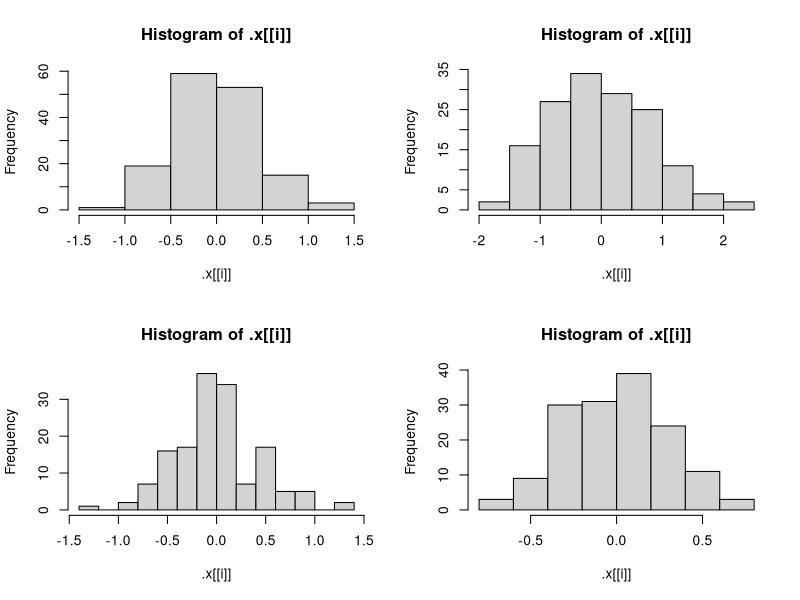

This figure's R source:
## ---- chunk 1
library(purrr)
## ---- chunk 2
lm_fit1 <- lm(Sepal.Length ~ Sepal.Width + Species, data = iris)
## ---- chunk 3
lm_fit1$coefficients
## ---- chunk 4
coef(lm_fit1) 
## ---- chunk 5
lm_fit1 |>
  pluck(coefficients)
## ---- chunk 6
lm_fit2 <- lm(Sepal.Length ~ Sepal.Width, data = iris)
lm_fit3 <- lm(Sepal.Length ~ Petal.Width + Sepal.Width + Species, data = iris)
lm_fit4 <- lm(Sepal.Length ~ Petal.Width + Petal.Length + Sepal.Width + Species,
              data = iris)
fits <- list(lm_fit1, lm_fit2, lm_fit3, lm_fit4)
## ---- chunk 7
map(fits, 
    \(x) pluck(x, "coefficients"))
## ---- chunk 8
map(fits, confint)
## ---- chunk 9
par(mfrow = c(2, 2))  #set up plotting window
fits |>
  map(\(x) pluck(x, "residuals")) |>
  walk(hist)
  
## ---- chunk 10
resid <- map(fits, 
             \(x) pluck(x, "residuals")) |>
  set_names(c("fit1", "fit2", "fit3", "fit4"))

par(mfrow = c(2, 2))
iwalk(resid, names(resid), 
      \(x) hist(x))
